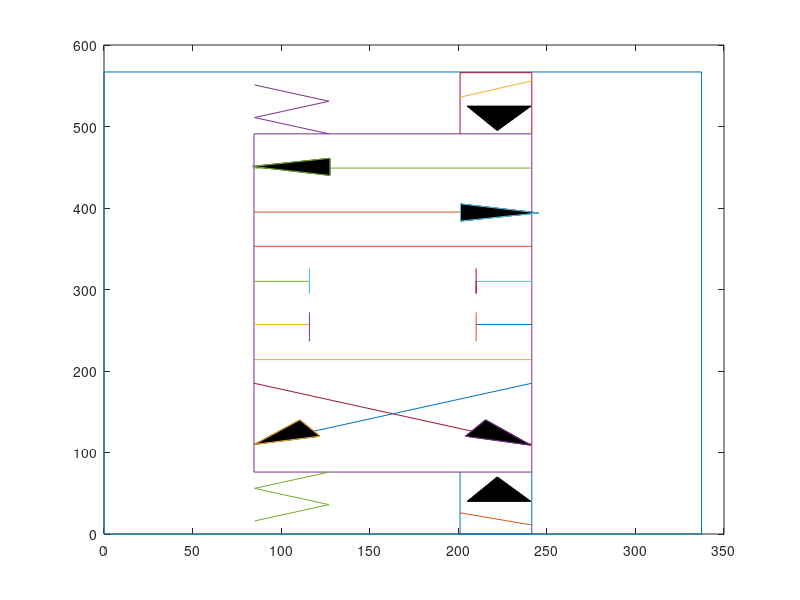

The MATLAB script that drew this image:
% Copyright 2012-2014 The MathWorks, Inc.

plot([0;337.311462499201;337.311462499201;0;0], [566.910021007061;566.910021007061;0;0;566.910021007061])
hold on
plot([84.6585631370544;241.503668949008], [353;353])
plot([84.6585631370544;241.503668949008], [214;214])
plot([84.6585631370544;241.503668949008;241.503668949008;84.6585631370544;84.6585631370544], [491;491;76;76;491])
plot([84.6585631370544;241.503668949008], [449;449])
plot([241.503668949008;210.071657784283], [310;310])
plot([210.071657784283;210.071657784283;210.071657784283], [326;295;310.414731502533])
plot([241.503668949008;210.071657784283], [257;257])
plot([210.071657784283;210.071657784283;210.071657784283], [272;241;236.464468762279])
plot([84.6585631370544;115.964594297111], [257;257])
plot([115.964594297111;115.964594297111;115.964594297111], [272;241;236.464468762279])
plot([84.6585631370544;115.964594297111], [310;310])
plot([115.964594297111;115.964594297111;115.964594297111], [326;295;310.414731502533])
plot([84.6585631370544;241.503668949008], [185;110])
plot([241.503668949008;84.6585631370544], [185;110])
plot([84.6585631370544;241.503668949008], [395;395])
patch([85.0365031510592;110.547454096377;121.885654516518;85.0365031510592], [110;140;120;110], [0;0;0]')
plot([85.0365031510592;110.547454096377;121.885654516518;85.0365031510592], [110;140;120;110])
patch([240.936758928001;204.087607562542;215.425807982683;240.936758928001], [109;120;140;109], [0;0;0]')
plot([240.936758928001;204.087607562542;215.425807982683;240.936758928001], [109;120;140;109])
patch([83.6507230997086;127.554754726589;127.554754726589;83.6507230997086], [451;461;440;451], [0;0;0]')
plot([83.6507230997086;127.554754726589;127.554754726589;83.6507230997086], [451;461;440;451])
patch([245.283069089055;201.253057457507;201.253057457507;245.283069089055], [394;405;384;394], [0;0;0]')
plot([245.283069089055;201.253057457507;201.253057457507;245.283069089055], [394;405;384;394])

plot([241.5; 241.5;201; 201], [491; 566; 566; 491])
patch([241; 205; 222; 241], [525;525;495;525], [0;0;0]')
plot([241.5; 241.5;201; 201], [76; 0; 0; 76])
patch([241; 205; 222; 241], [40;40;70;40], [0;0;0]')
plot([241.5; 201], [11; 26])
plot([241.5; 201], [556; 536])

plot([127; 85;127; 85], [491; 511; 531; 551])
plot([127; 85;127; 85], [76; 56; 36; 16])



hold off
